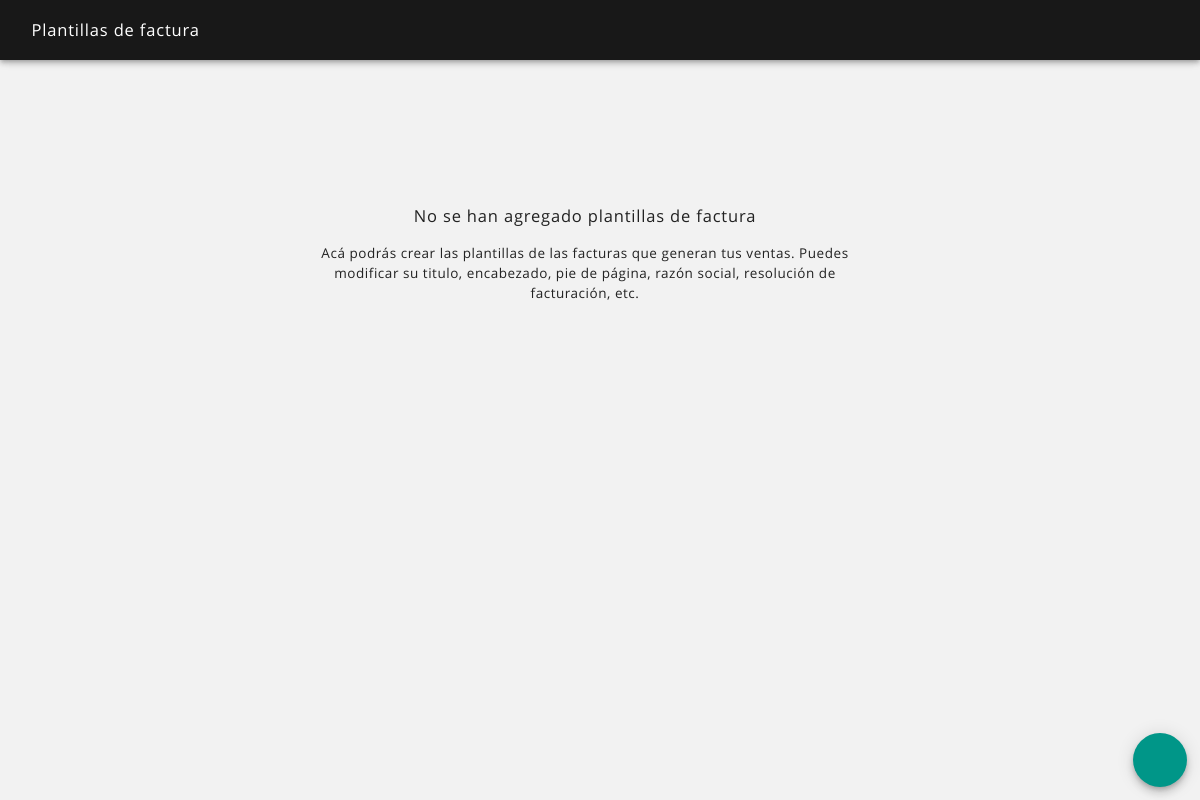
The app's page /plantillas_factura_ver.php (signed in), older data.
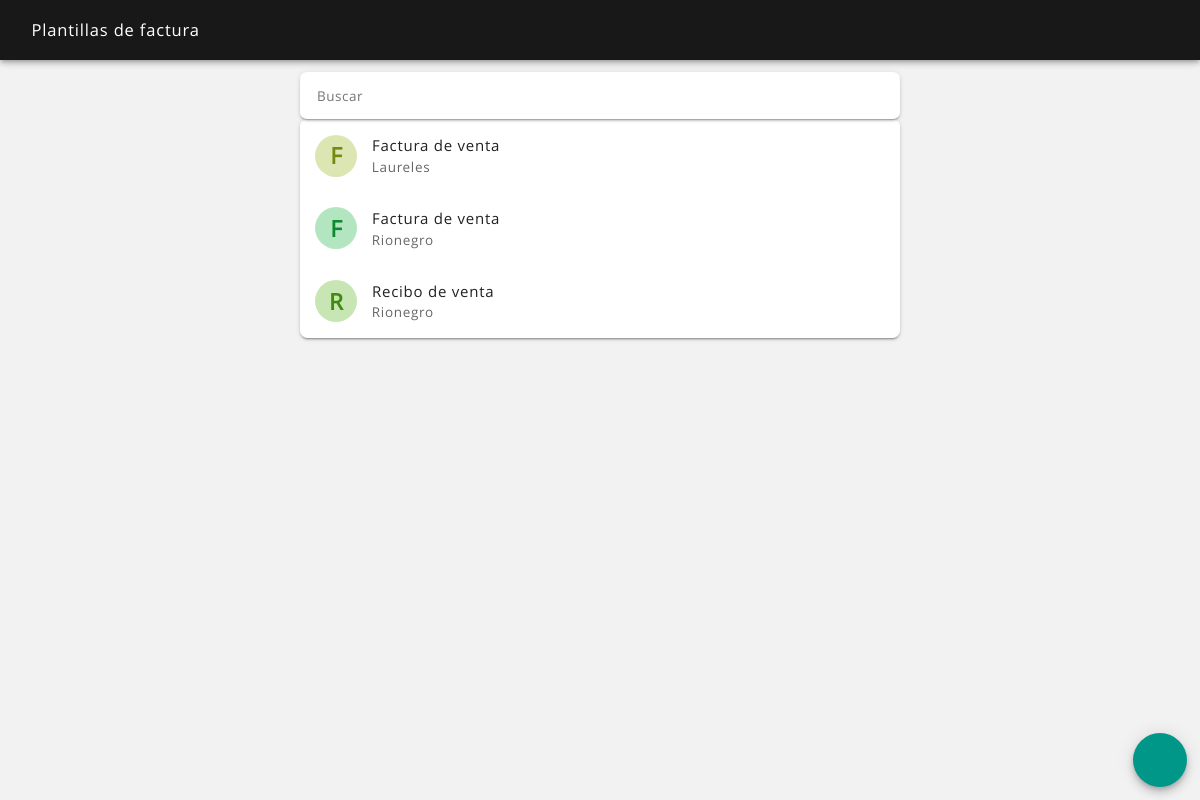
The same page, newer data.
### tables this page shows
CREATE TABLE `plantilla_factura` (
  `plantilla_factura_id` int(11) NOT NULL,
  `fecha_alta` datetime NOT NULL,
  `fecha_mod` datetime NOT NULL,
  `fecha_baja` datetime NOT NULL,
  `usuario_alta` int(11) NOT NULL,
  `usuario_mod` int(11) NOT NULL,
  `usuario_baja` int(11) NOT NULL,
  `estado` text NOT NULL,
  `titulo` text NOT NULL,
  `prefijo` text NOT NULL,
  `numero_inicio` text NOT NULL,
  `numero_fin` text NOT NULL,
  `sufijo` text NOT NULL,
  `encabezado` text NOT NULL,
  `mostrar_local` text NOT NULL,
  `mostrar_atendido` text NOT NULL,
  `mostrar_impuesto` text NOT NULL,
  `pie` text NOT NULL,
  `imagen` text NOT NULL,
  `imagen_nombre` text NOT NULL,
  `local_id` int(11) NOT NULL
);

CREATE TABLE `local` (
  `local_id` int(11) NOT NULL,
  `fecha_alta` datetime NOT NULL,
  `fecha_mod` datetime NOT NULL,
  `fecha_baja` datetime NOT NULL,
  `usuario_alta` int(11) NOT NULL,
  `usuario_mod` int(11) NOT NULL,
  `usuario_baja` int(11) NOT NULL,
  `estado` text NOT NULL,
  `local` text NOT NULL,
  `tipo` text NOT NULL,
  `direccion` text NOT NULL,
  `telefono` text NOT NULL,
  `apertura` time NOT NULL,
  `cierre` time NOT NULL,
  `propina` int(11) NOT NULL,
  `imagen` text NOT NULL,
  `imagen_nombre` text NOT NULL
);

### sis/avatar_color.php (called while the page is built)
<?php
$pla = ord(strtolower($avatar_nombre[0]));
$ula = ord(substr($avatar_nombre, -1));
$lca = strlen($avatar_nombre);
$sca = $pla + $ula + $lca + $avatar_id;
$sca = $sca << 5;
$ab_hue = $sca;
$ab_sat = "50%";
$ab_lig = "80%";
$at_hue = $sca;
$at_sat = "80%";
$at_lig = "30%";
?>

### plantillas_factura_ver.php (the view, shortened to what this page needs)
<?php
include ("sis/nombre_sesion.php");
?>
<?php
if(isset($_POST['busqueda'])) $busqueda = $_POST['busqueda']; elseif(isset($_GET['busqueda'])) $busqueda = $_GET['busqueda']; else $busqueda = null;
if(isset($_POST['body_snack'])) $body_snack = $_POST['body_snack']; elseif(isset($_GET['body_snack'])) $body_snack = $_GET['body_snack']; else $body_snack = null;
?>
<!DOCTYPE html>
<html lang="es">
<head>
    <?php
    include ("partes/head.php");
    ?>
</head>
<body <?php echo $body_snack; ?>>
<header class="rdm-toolbar--contenedor">
    <div class="rdm-toolbar--fila">
        <div class="rdm-toolbar--izquierda">
            <h2 class="rdm-toolbar--titulo">Plantillas de factura</h2>
        </div>
    </div>
</header>
<main class="rdm--contenedor-toolbar">
    <?php
    $consulta = $conexion->query("SELECT * FROM plantilla_factura WHERE estado = 'activo' ORDER BY titulo");
    if ($consulta->num_rows == 0)
    {
        ?>
        <div class="rdm-vacio--caja">
            <p class="rdm-tipografia--subtitulo1">No se han agregado plantillas de factura</p>
            <p class="rdm-tipografia--cuerpo1--margen-ajustada">Acá podrás crear las plantillas de las facturas que generan tus ventas. Puedes modificar su titulo, encabezado, pie de página, razón social, resolución de facturación, etc.</p>
        </div>
        <?php
    }
    else
    {   ?>
        <input type="search" name="busqueda" id="busqueda" value="<?php echo "$busqueda"; ?>" placeholder="Buscar" maxlength="30" autofocus autocomplete="off" onKeyUp="buscar();" onFocus="buscar();" />
        <section class="rdm-lista">
        <?php
        while ($fila = $consulta->fetch_assoc())
        {
            $plantilla_factura_id = $fila['plantilla_factura_id'];
            $titulo = $fila['titulo'];
            $local_id = $fila['local_id'];
            $consulta2 = $conexion->query("SELECT * FROM local WHERE local_id = $local_id");
            if ($filas2 = $consulta2->fetch_assoc())
            {
                $local = ucfirst($filas2['local']);
            }
            else
            {
                $local = "";
            }
            $avatar_id = $plantilla_factura_id;
            $avatar_nombre = "$titulo";
            include ("sis/avatar_color.php");
            $imagen = '<div class="rdm-lista--avatar-color" style="background-color: hsl('.$ab_hue.', '.$ab_sat.', '.$ab_lig.'); color: hsl('.$at_hue.', '.$at_sat.', '.$at_lig.');"><span class="rdm-lista--avatar-texto">'.strtoupper(substr($avatar_nombre, 0, 1)).'</span></div>';
            ?>
            <a href="plantillas_factura_detalle.php?plantilla_factura_id=<?php echo "$plantilla_factura_id"; ?>">
                <article class="rdm-lista--item-doble">
                    <div class="rdm-lista--izquierda-sencillo">
                        <div class="rdm-lista--contenedor">
                            <?php echo "$imagen"; ?>
                        </div>
                        <div class="rdm-lista--contenedor">
                            <h2 class="rdm-lista--titulo"><?php echo ucfirst($titulo); ?></h2>
                            <h2 class="rdm-lista--texto-secundario"><?php echo ucfirst($local); ?></h2>
                        </div>
                    </div>
                </article>
            </a>
        <?php
        }
        ?>
        </section>
    <?php
    }
    ?>
</main>
<footer>
    <a href="plantillas_factura_agregar.php"><button class="rdm-boton--fab" ><i class="zmdi zmdi-plus zmdi-hc-2x"></i></button></a>
</footer>
</body>
</html>

Row changes from the older to the newer data that the page shows:
now on this page (row edited): plantilla_factura: titulo "F", titulo "Factura de venta", local.local "Laureles"
now on this page (row edited): plantilla_factura: titulo "F", titulo "Factura de venta", local.local "Rionegro"
now on this page (row edited): plantilla_factura: titulo "R", titulo "Recibo de venta", local.local "Rionegro"
Text that changed along with them:
text no longer shown: "No se han agregado plantillas de factura Acá podrás crear las plantillas de las facturas que generan tus ventas. Puedes modificar su titulo, encabezado, pie de página, razón social, resolución de facturación, etc."
